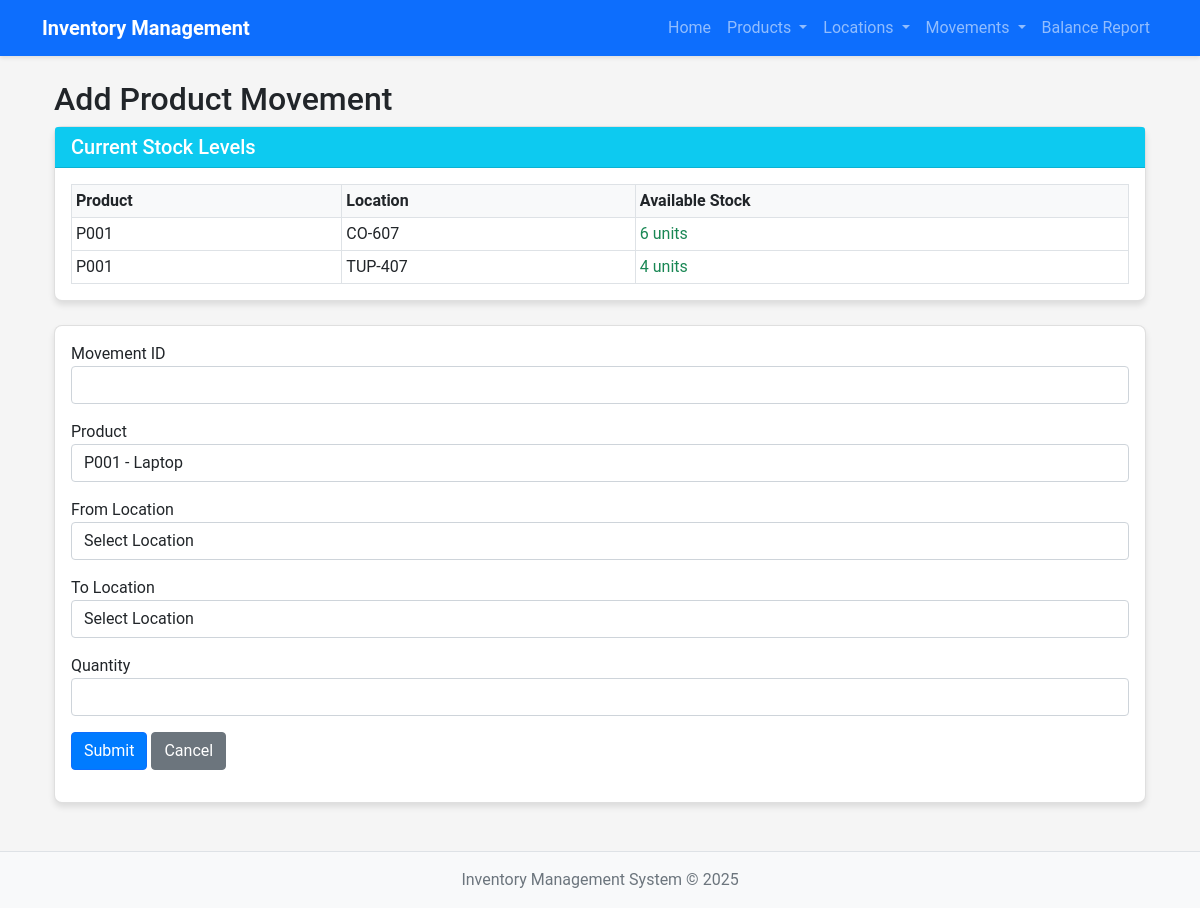
Screenshot of /movements/add with the database file from the repository.
### models.py (models this page shows, shortened)
class Product(db.Model):
    __tablename__ = 'products'
    product_id = db.Column(db.String(20), primary_key=True)
    product_name = db.Column(db.String(100), nullable=False)
    description = db.Column(db.Text, nullable=True)
    created_at = db.Column(db.DateTime, default=datetime.utcnow)
    updated_at = db.Column(db.DateTime, default=datetime.utcnow, onupdate=datetime.utcnow)

class Location(db.Model):
    __tablename__ = 'locations'
    location_id = db.Column(db.String(20), primary_key=True)
    location_name = db.Column(db.String(100), nullable=False)
    description = db.Column(db.Text, nullable=True)
    created_at = db.Column(db.DateTime, default=datetime.utcnow)
    updated_at = db.Column(db.DateTime, default=datetime.utcnow, onupdate=datetime.utcnow)

### app.py (the view, shortened to what this page needs)
@app.route('/movements/add', methods=['GET', 'POST'])
def add_movement():
    form = ProductMovementForm()
    products = Product.query.all()
    form.product_id.choices = [(p.product_id, f"{p.product_id} - {p.product_name}") for p in products]
    locations = Location.query.all()
    form.from_location.choices = [('', 'Select Location')] + [(l.location_id, f"{l.location_id} - {l.location_name}") for l in locations]
    form.to_location.choices = [('', 'Select Location')] + [(l.location_id, f"{l.location_id} - {l.location_name}") for l in locations]
    stock_levels = {}
    for product in products:
        stock_levels[product.product_id] = {}
        for location in locations:
            incoming = db.session.query(func.sum(ProductMovement.qty))\
                .filter(ProductMovement.to_location == location.location_id,
                       ProductMovement.product_id == product.product_id)\
                .scalar() or 0
            outgoing = db.session.query(func.sum(ProductMovement.qty))\
                .filter(ProductMovement.from_location == location.location_id,
                       ProductMovement.product_id == product.product_id)\
                .scalar() or 0
            balance = incoming - outgoing
            if balance != 0:  # Include all balances, even negative ones
                stock_levels[product.product_id][location.location_id] = balance
    print("Stock Levels:", stock_levels)
    return render_template('movement/add.html', form=form, stock_levels=stock_levels)

### forms.py (shortened to what this page needs)
class ProductMovementForm(FlaskForm):
    movement_id = StringField('Movement ID', validators=[DataRequired()])
    product_id = SelectField('Product', validators=[DataRequired()])
    from_location = SelectField('From Location', validators=[Optional()], choices=[('', 'Select Location')])
    to_location = SelectField('To Location', validators=[Optional()], choices=[('', 'Select Location')])
    qty = IntegerField('Quantity', validators=[DataRequired(), NumberRange(min=1)])
    submit = SubmitField('Submit')

### app.py (called while the page is built)
@app.context_processor
def inject_now():
    return {'now': datetime.utcnow()}

### templates/movement/add.html (shortened to what this page needs)
{% extends 'base.html' %}
{% block content %}
<div class="container mt-4">
    <h2>Add Product Movement</h2>
    <div class="card mb-4">
        <div class="card-header bg-info text-white">
            <h5 class="mb-0">Current Stock Levels</h5>
        </div>
        <div class="card-body">
            <div id="stockInfo">
                {% if stock_levels %}
                    <div class="table-responsive">
                        <table class="table table-sm table-bordered">
                            <thead>
                                <tr>
                                    <th>Product</th>
                                    <th>Location</th>
                                    <th>Available Stock</th>
                                </tr>
                            </thead>
                            <tbody>
                                {% for product_id, locations in stock_levels.items() %}
                                    {% for location_id, quantity in locations.items() %}
                                        <tr class="product-stock" data-product="{{ product_id }}">
                                            <td>{{ product_id }}</td>
                                            <td>{{ location_id }}</td>
                                            <td class="{% if quantity < 0 %}text-danger{% else %}text-success{% endif %}">
                                                {{ quantity }} units
                                            </td>
                                        </tr>
                                    {% endfor %}
                                {% endfor %}
                            </tbody>
                        </table>
                    </div>
                {% else %}
                    <div class="alert alert-info">No stock information available.</div>
                {% endif %}
            </div>
        </div>
    </div>
    <div class="card">
        <div class="card-body">
            <form method="POST">
                <div class="form-group mb-3">
                    <label>{{ form.movement_id.label }}</label>
                    {{ form.movement_id(class="form-control") }}
                </div>
                <div class="form-group mb-3">
                    <label>{{ form.product_id.label }}</label>
                    {{ form.product_id(class="form-control", onchange="updateStockDisplay(this.value)") }}
                </div>
                <div class="form-group mb-3">
                    <label>{{ form.from_location.label }}</label>
                    {{ form.from_location(class="form-control") }}
                </div>
                <div class="form-group mb-3">
                    <label>{{ form.to_location.label }}</label>
                    {{ form.to_location(class="form-control") }}
                </div>
                <div class="form-group mb-3">
                    <label>{{ form.qty.label }}</label>
                    {{ form.qty(class="form-control") }}
                </div>
                <div class="form-group mb-3">
                    <button type="submit" class="btn btn-primary">Submit</button>
                    <a href="{{ url_for('list_movements') }}" class="btn btn-secondary">Cancel</a>
                </div>
            </form>
        </div>
    </div>
</div>
{% endblock %}

### static/css/style.css (style rules this page uses)
body { font-family: 'Roboto', sans-serif; background-color: #f5f5f5; }
.card { border-radius: 8px; box-shadow: 0 4px 6px rgba(0, 0, 0, 0.1); margin-bottom: 20px; }
.card-header { font-weight: bold; background-color: #f8f9fa; }
.table { margin-bottom: 0; }
.table th { background-color: #f8f9fa; }
.btn-primary { background-color: #007bff; }

### rows the page displays
Product: product_id "P001"
Location: location_id "CO-607", quantity "6"
Location: location_id "TUP-407", quantity "4"
